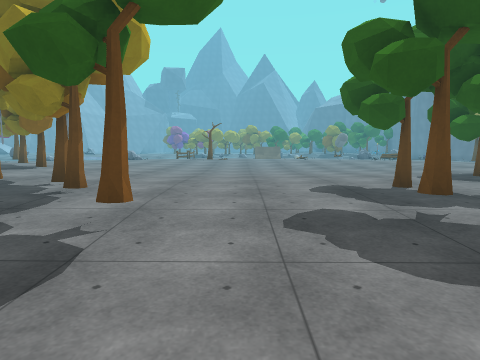
View 1 (above)

19 first-person views from a walk through a Unity game level. The camera is 1.4 m above the floor, tilts 6° down and sees 75° across. The floor is counted in squares, 2 m on a side. Each view is taken from the middle of a square. On the plan, view 1 faces up. The plan holds only what a view shows up to about 10 squares ahead; the rest is blank. The place goes on beyond the plan. Some surface patterns are stand-ins.

View 2
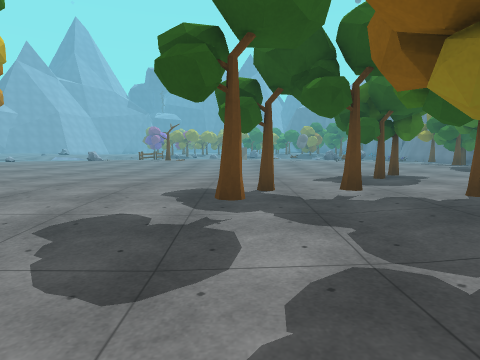

View 3
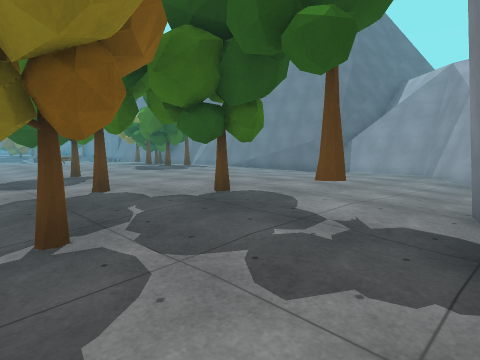

View 4
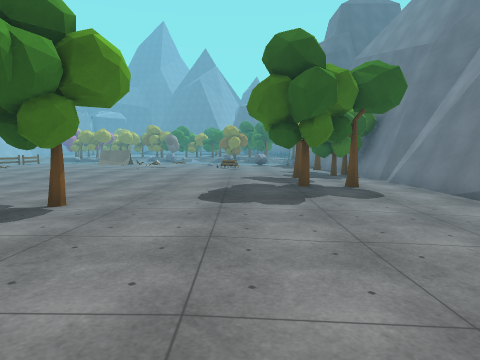

View 5
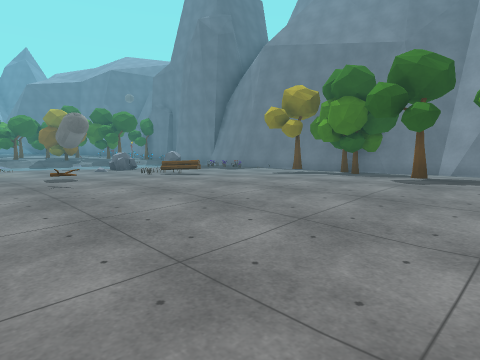

View 6
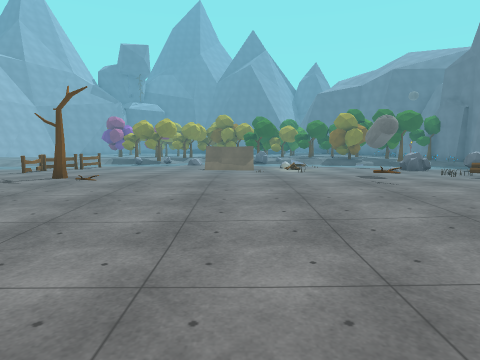

View 7
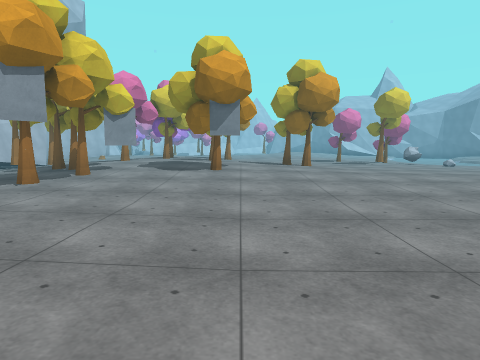

View 8
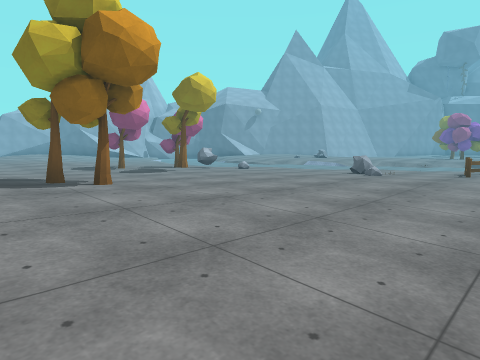

View 9
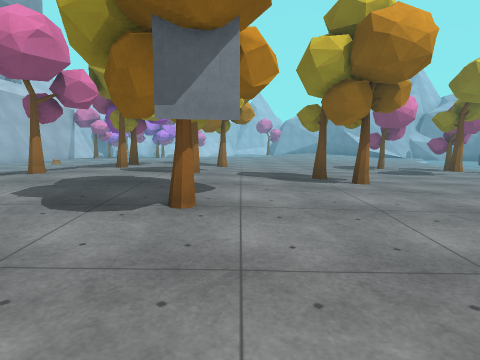

View 10
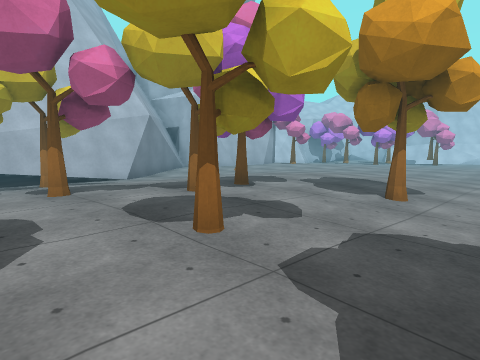

View 11
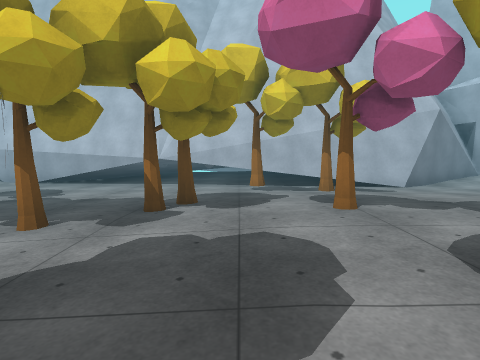

View 12
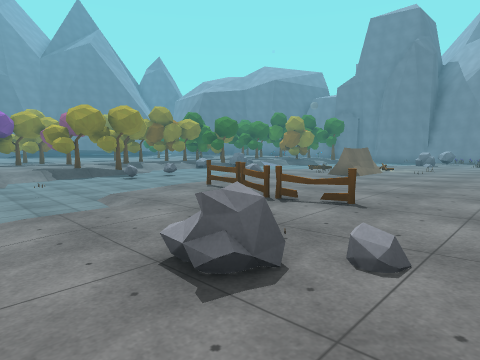

View 13
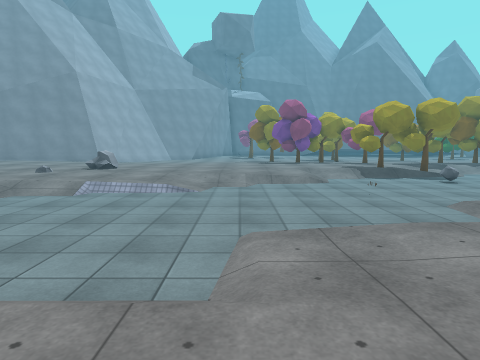

View 14
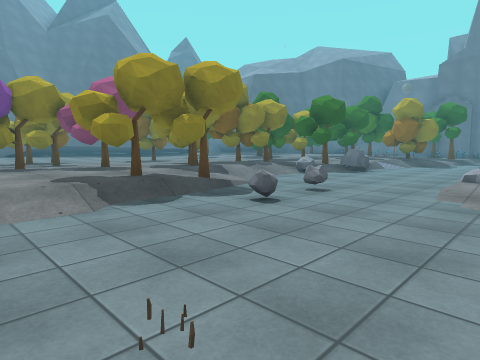

View 15
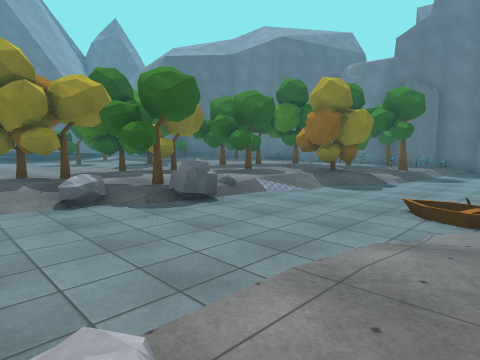

View 16
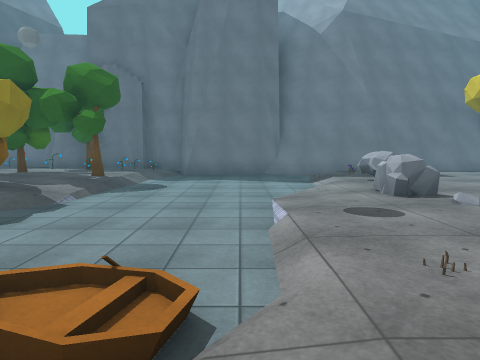

View 17
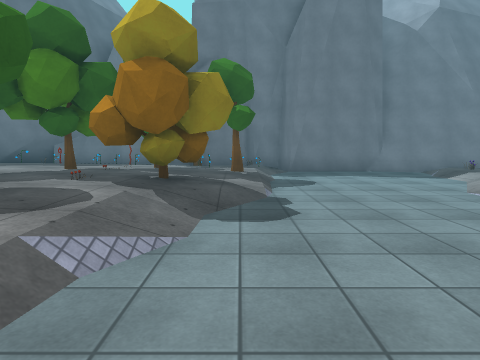

View 18
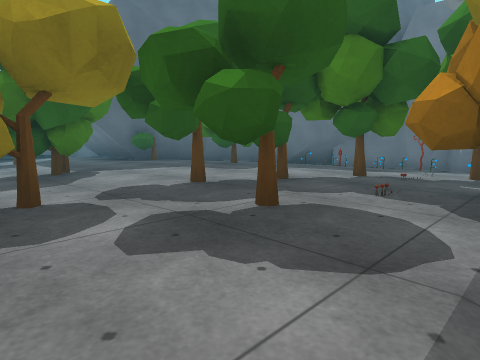

View 19
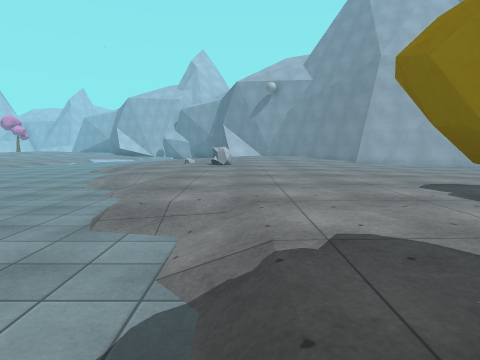

### Floor plan
Key: @ floor where view 1 was taken; # wall or solid block; . main floor; : floor 0.25 m higher than the main floor; - floor 0.25 m lower than the main floor; + floor 0.5 m higher than the main floor; _ floor 0.5 m lower than the main floor; / step, stairs or slope; T tree; R rock; C capsule; L log; F fence; E tent; O other object.
Columns run from 15 left of view 1 to 13 right of it. Each row starts with its distance up from view 1.
 31   #--      T--  ----TT.:T.O#
 30   /----   ----- ----...::T.##
 29   .---.. TT#...O .TT......OO#
 28   .........TT#T.TT.T.TT...OO#
 27   ...........T.......TTTT.OO#
 26 :..........TT////RT..OT.OTO##
 25 :......../////____R///T#..-#
 24  ..R....-/__R_R__O____//-TO##
 23  ....-//__________________/_#
 22   .////__O____///__/_______##
 21   /__________//---//_______#
 20   ________/-F-------O-/O___#
 19   _____////-F---EE----R///O#
 18   __ __/-/---------O----R-O#
 17       ---/--F..-------O----#
 16        --R/.........C-L----#
 15       ---.....T.......O----#
 14    TT...................--T#
 13    ...T..................-T#
 12    T..........----........T#
 11   ...........-------....T.-#
 10   ......T:...--------......#
  9    ....T:::..--------...TT.#
  8 ....TT:::::./-------.......#
  7 ..:::::T+:T:...-....T.....-
  6 .::::+++++::.......TT.....-
  5 .:::+TT+T+:TT....T........-
  4 .:::::::::T..T... T#:::...--#
  3  ./////:///...T..T.#T:::.../#
  2   ...//T/T/..- ---..:T::.../#
  1    ----..---------TT:::....##
  0    -#########--@ -..:T..-/##
 -1   .##     ####### .  ##
 -2  ###      ##

Where each view was taken, in squares from view 1:
view 1: 0 up, 0 right, facing up
view 2: 0 up, 2 right, facing up
view 3: 1 down, 3 right, facing up-right
view 4: 3 up, 8 right, facing up
view 5: 9 up, 3 right, facing up-right
view 6: 9 up, 2 right, facing up
view 7: 8 up, 2 right, facing left
view 8: 8 up, 2 left, facing up-left
view 9: 8 up, 2 left, facing left
view 10: 9 up, 6 left, facing down-left
view 11: 8 up, 6 left, facing down
view 12: 15 up, 7 left, facing up-right
view 13: 16 up, 8 left, facing up
view 14: 21 up, 6 left, facing up-right
view 15: 21 up, 0 right, facing up-right
view 16: 21 up, 3 right, facing right
view 17: 24 up, 3 right, facing right
view 18: 25 up, 4 right, facing up-right
view 19: 25 up, 3 left, facing left
